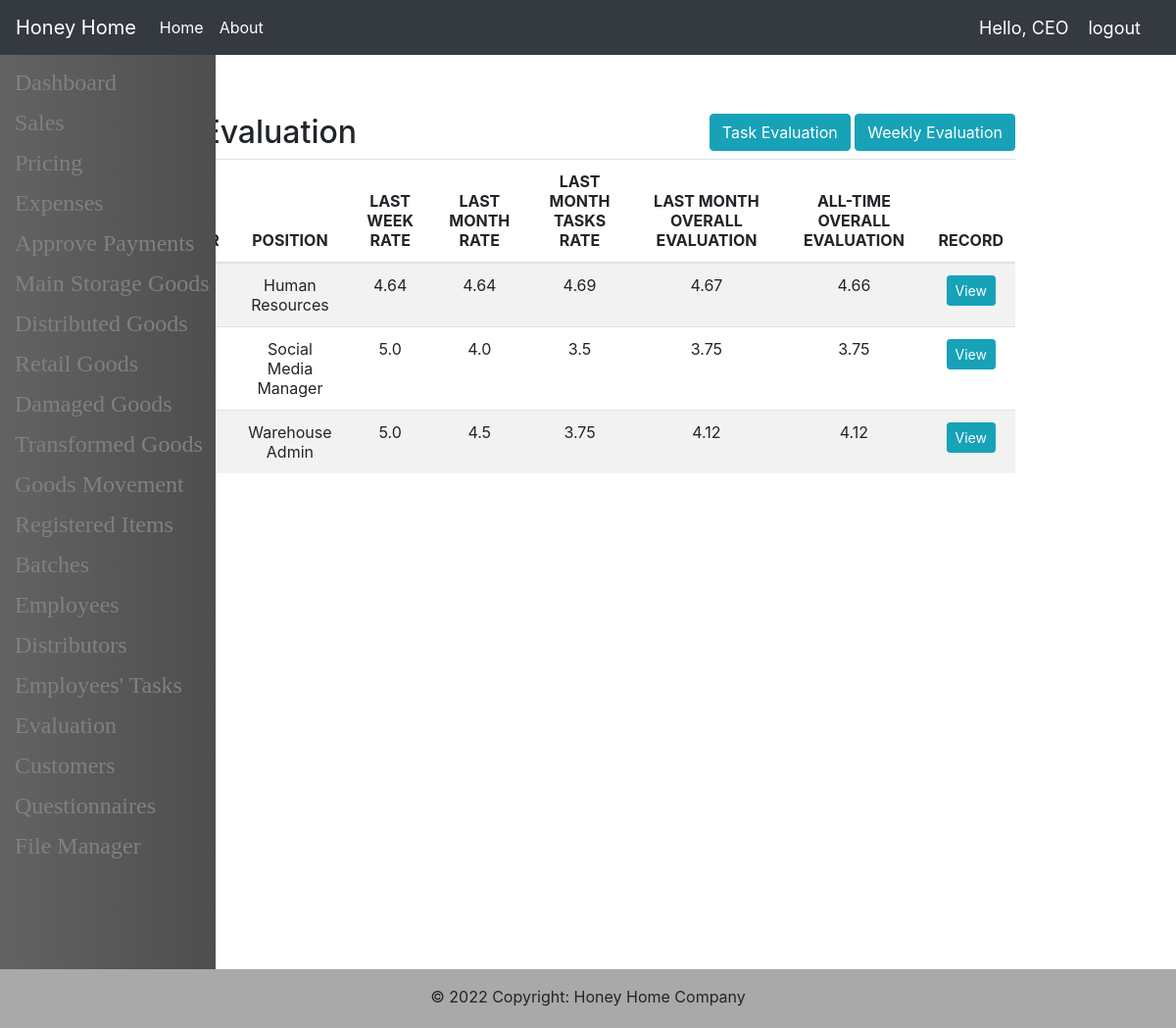
Screenshot of /HumanResources/Evaluation (signed in) with the database file from the repository.
### human_resources/models.py (models this page shows, shortened)
class Employee(models.Model):
    POSITIONS = [
        ('CEO', 'CEO'),
        ('Human Resources', 'Human Resources'),
        ('Warehouse Admin', 'Warehouse Admin'),
        ('Accounting Manager', 'Accounting Manager'),
        ('Social Media Manager', 'Social Media Manager'),
        ('Designer', 'Designer'),
        ('Distributor', 'Distributor')
    ]
    id = models.AutoField(primary_key=True)
    person = models.OneToOneField(Person, on_delete=models.SET_NULL,
                                  null=True, blank=True)
    account = models.OneToOneField(User, on_delete=models.SET_NULL,
                                   null=True, blank=True)
    position = models.CharField(max_length=20, choices=POSITIONS)

class WeeklyRate(models.Model):
    id = models.AutoField(primary_key=True)
    week = models.ForeignKey(Week, on_delete=models.CASCADE)
    employee = models.ForeignKey(Employee, on_delete=models.SET_NULL,
                                 null=True, blank=True)
    rate = models.FloatField()

### main/models.py (models this page shows, shortened)
class Person(models.Model):
    id = models.AutoField(primary_key=True)
    photo = models.ImageField(upload_to='photographs', null=True, blank=True)
    name = models.CharField(max_length=50)
    gender = models.CharField(max_length=10, choices=constant.CHOICES.GENDER,
                              null=True, blank=True)
    nationality = models.CharField(max_length=10, choices=constant.CHOICES.COUNTRY,
                                   null=True, blank=True)
    date_of_birth = models.DateField(null=True, blank=True)
    address = models.CharField(max_length=255, null=True, blank=True)
    contacting_email = models.CharField(max_length=50, null=True, blank=True)
    phone_number = models.CharField(max_length=20, null=True, blank=True)
    register_date = models.DateField(auto_now_add=True)

### human_resources/views.py (the view)
# urls.py: path('Evaluation', hr_views.EvaluationPage, name="EvaluationPage-CEO"),
def EvaluationPage(request):
    evaluation = getEvaluation()
    context = {'Evaluation': evaluation, 'base': base(request),
               'EmployeeTasks': EmployeeTasks(request)}
    template = 'human_resources/evaluation.html'
    return render(request, template, context)

### human_resources/evaluation.py (called while the page is built)
def newEmployee(emp_id: int) -> bool:
    if not WeeklyRate.objects.filter(employee=emp_id).exists():
        return True
    return False

def monthlyRate(emp_id: int) -> float:
    if not newEmployee(emp_id):
        rate, count = 0, 0
        emp_weekly_rates = WeeklyRate.objects.filter(
            employee=emp_id).order_by('-id')
        for i in emp_weekly_rates:
            if count == 4:
                break
            rate += i.rate
            count += 1
        return 0 if count == 0 else round((rate/count), 2)
    return 0

def getTaskRateFrom(emp_id: int, days: int) -> float:
    from django.utils import timezone
    from datetime import timedelta
    rate, count = 0, 0
    today = timezone.now()
    end_date = today - timedelta(days=days)
    empTasks = Task.objects.filter(employee=emp_id,
                                   receiving_date__range=[end_date, today])
    if empTasks.exists():
        for task in empTasks:
            task_rate = TaskRate.objects.filter(task=task)
            if task_rate.exists():
                task_rate = task_rate[0]
                rate += task_rate.rate
                rate += task_rate.on_time_rate
                count += 1
        if count != 0:
            return round(((rate/count) / 2), 2)
    return 0

def monthlyTaskRate(emp_id: int) -> float:
    return getTaskRateFrom(emp_id, 30)

def weeklyRate(week_id: int, emp_id: int) -> float:
    if not newEmployee(emp_id):
        if week_id != -1:
            return WeeklyRate.objects.get(week__id=week_id, employee=emp_id).rate
    return 0

def monthlyOverallEvaluation(emp_id: int) -> float:
    if not newEmployee(emp_id):
        return round(((monthlyRate(emp_id) + monthlyTaskRate(emp_id)) / 2), 2)
    else:
        return monthlyTaskRate(emp_id)

### human_resources/models.py (called while the page is built)
    @classmethod
    def getLastWeekID(cls) -> int:
        if not cls.objects.filter(is_rated=True).exists():
            return -1
        return cls.objects.filter(is_rated=True).order_by('-id')[0].id

### main/utils.py (called while the page is built)
def getRequesterRole(request) -> str:
    return request.user.groups.all()[0].name

def getUserBaseTemplate(request) -> str:
    Role: str = getRequesterRole(request)
    base: str = ''
    for i in Role.split(' '):
        base += i.lower()
        if Role.split(' ')[-1] != i:
            base += '_'
    base += '/base.html'
    return base

### templates/human_resources/evaluation.html (shortened to what this page needs)
{% extends base %}
{% block content %}
<div style="float: right;">
    <td><a id="button" class="btn btn-xs btn-info"
        href="{% if user.groups.all.0.name == "CEO" %}
              {% url 'TaskEvaluationPage-CEO' %}
              {% else %}
              {% url 'TaskEvaluationPage' %}
              {% endif %}">Task Evaluation</a></td>
    <td><a id="button" class="btn btn-xs btn-info"
        href="{% if user.groups.all.0.name == "CEO" %}
              {% url 'WeeklyEvaluationPage-CEO' %}
              {% else %}
              {% url 'WeeklyEvaluationPage' %}
              {% endif %}">Weekly Evaluation</a></td>
</div>
<h2>Employees' Evaluation</h2>
<table style="text-align:center; vertical-align: middle;" class="table table-striped">
    <thead>
        <tr>
            <th scope="col">NO.</th>
            <th scope="col">NAME</th>
            <th scope="col">GENDER</th>
            <th scope="col">POSITION</th>
            <th scope="col">LAST WEEK RATE</th>
            <th scope="col">LAST MONTH RATE</th>
            <th scope="col">LAST MONTH TASKS RATE</th>
            <th scope="col">LAST MONTH OVERALL EVALUATION</th>
            <th scope="col">ALL-TIME OVERALL EVALUATION</th>
            <th scope="col">RECORD</th>
        </tr>
    </thead>
    <tbody>
        {% for key, value in Evaluation.items %}
        <tr>
            <td>{{ forloop.counter }}</td>
            <td>{{ value.Employee.person.name }}</td>
            <td>{{ value.Employee.person.gender }}</td>
            <td>{{ value.Employee.position }}</td>
            <td>{{ value.WeeklyRate }}</td>
            <td>{{ value.MonthlyRate }}</td>
            <td>{{ value.MonthlyTaskRate }}</td>
            <td>{{ value.MonthlyOverallEvaluation }}</td>
            <td>{{ value.AllTimeEvaluation }}</td>
            <td><a class="btn btn-sm btn-info"
                href="{% if user.groups.all.0.name == "CEO" %}
                {% url 'EmployeePage-CEO' value.Employee.id %}
                {% else %}
                {% url 'EmployeePage' value.Employee.id %}
                {% endif %}">View</a></td>
        </tr>
        {% endfor %}
    </tbody>
</table>
{% endblock %}

### templates/navbar.html (shortened to what this page needs)
<nav class="navbar navbar-expand-lg navbar-dark bg-dark">
  <a class="navbar-brand">Honey Home</a>
  <div class="collapse navbar-collapse" id="navbarNavAltMarkup">
    <div class="navbar-nav">
      <a class="nav-item nav-link active" href="{% url 'Index' %}">Home</a>
      <a class="nav-item nav-link active" href="{% url 'About' %}">About</a>
    </div>
  </div>
  {% if request.user.is_authenticated %}
    <span class='hellomessage'>Hello, {{request.user}}</span>
    <span ><a class='logout' href="{% url 'Logout' %}">logout</a></span>
  {% endif %}
</nav>

### templates/navbar.html (style rules this page uses)
.hellomessage, .logout { color: #fff; text-align: left; font-size: 18px; margin-right: 20px; text-decoration: none; }

### rows the page displays
Employee: Employee.person.name "hr", Employee.person.gender "Male", Employee.position "Human Resources", WeeklyRate "4.64", MonthlyRate "4.64", MonthlyTaskRate "4.69", MonthlyOverallEvaluation "4.67", AllTimeEvaluation "4.66"
Employee: Employee.person.name "Jamal", Employee.position "Social Media Manager", WeeklyRate "5.0", MonthlyRate "4.0", MonthlyTaskRate "3.5", MonthlyOverallEvaluation "3.75", AllTimeEvaluation "3.75"
Employee: Employee.person.name "Shad", Employee.person.gender "Male", Employee.position "Warehouse Admin", WeeklyRate "5.0", MonthlyRate "4.5", MonthlyTaskRate "3.75", MonthlyOverallEvaluation "4.12", AllTimeEvaluation "4.12"

### other values shown
{{ request.user }} "CEO"
